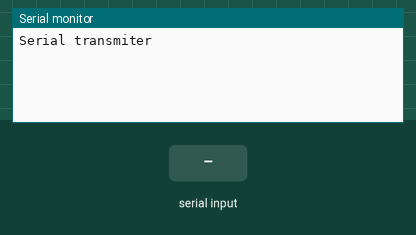
The sketch below on a simulated Arduino Uno, built with avr-gcc and run on an emulated ATmega328P. Shown: the last lines printed to the serial monitor. Inputs (shaded band) come from the test bench.

Above: at 1.2 s.
1.3 s: "1\n" received over Serial
At 2.5 s:
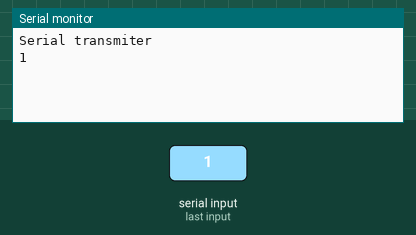
2.8 s: "0\n" received over Serial
At 3.8 s:
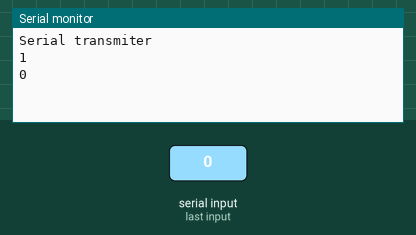
4.3 s: "2\n" received over Serial
At 4.9 s:
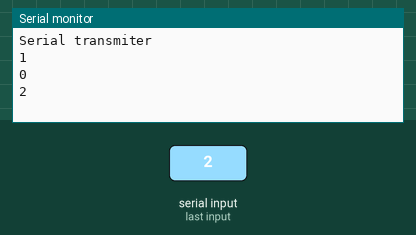

The sketch:

transmiter.ino
```cpp
void setup() {
  Serial.begin(9600);
  // put your setup code here, to run once:
  Serial.println("Serial transmiter");
}

void loop() {
  // put your main code here, to run repeatedly:
  if (Serial.available()>0)
  {
    Serial.println(Serial.readStringUntil('\n'));
  }
}
```

Measured:
- after the input at 1.3 s, the serial monitor: prints a new line at once (image 1)
- after the input at 2.8 s, the serial monitor: prints a new line at once (image 2)
- after the input at 4.3 s, the serial monitor: prints a new line at once (image 3)
